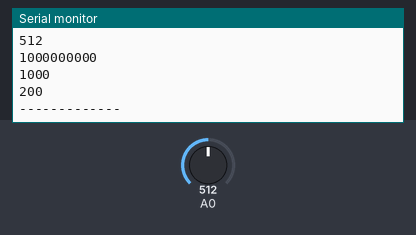
A sketch run on a simulated Arduino Uno, built with avr-gcc and run on an emulated ATmega328P. Parts: the last lines printed to the serial monitor. The test bench sets the inputs (shaded band); at power-on: A0 = 512.

Above: at 1.2 s.
1.3 s: A0 set to 716
At 2.8 s:
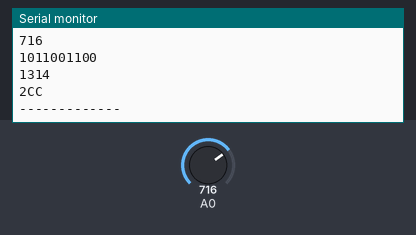
4.3 s: A0 set to 511
At 5.8 s:
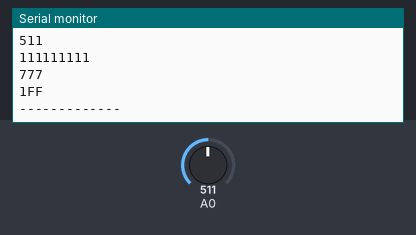
7.3 s: A0 set to 122
At 8.8 s:
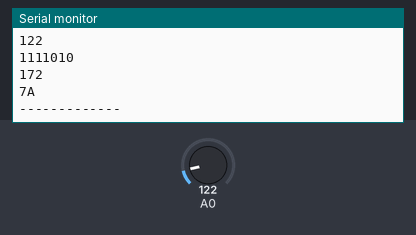
Timing chart, 0 to 10.3 s (numbered marks = the images above; inputs shaded):
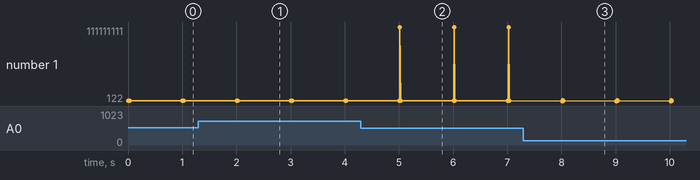

Measured:
- after the input at 1.3 s, the serial monitor: prints a new line after 0.70 s (image 1)
- after the input at 4.3 s, the serial monitor: prints a new line after 0.71 s (image 2)
- after the input at 7.3 s, the serial monitor: prints a new line after 0.72 s (image 3)
- plotted number 1: 200 → 1314 after the input at 1.3 s, 1314 → 777 after the input at 4.3 s, 777 → 172 after the input at 7.3 s

The sketch:

analogRead_Basic.ino
```cpp
/*************************************************
    analogRead(pin), return(int:0~1023)
**************************************************/
void setup() {
    Serial.begin(9600);
}

void loop() {
    Serial.println(analogRead(A0));
    Serial.println(analogRead(A0), DEC);
    Serial.println(analogRead(A0), BIN);
    Serial.println(analogRead(A0), OCT);
    Serial.println(analogRead(A0), HEX);
    Serial.println("-------------");
    delay(1000);
}
```
